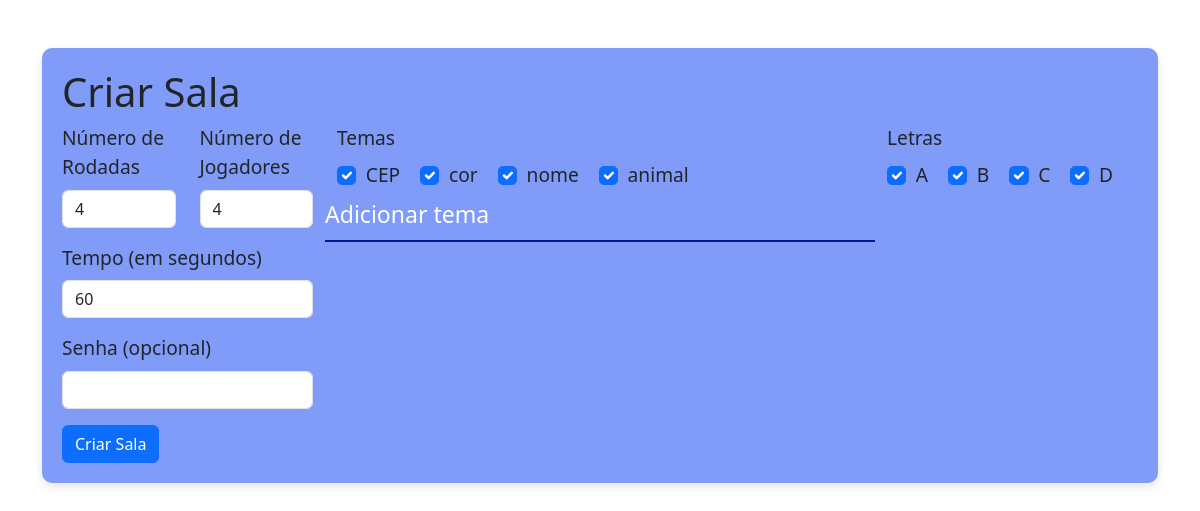
Page /criar_sala on the earlier database version.
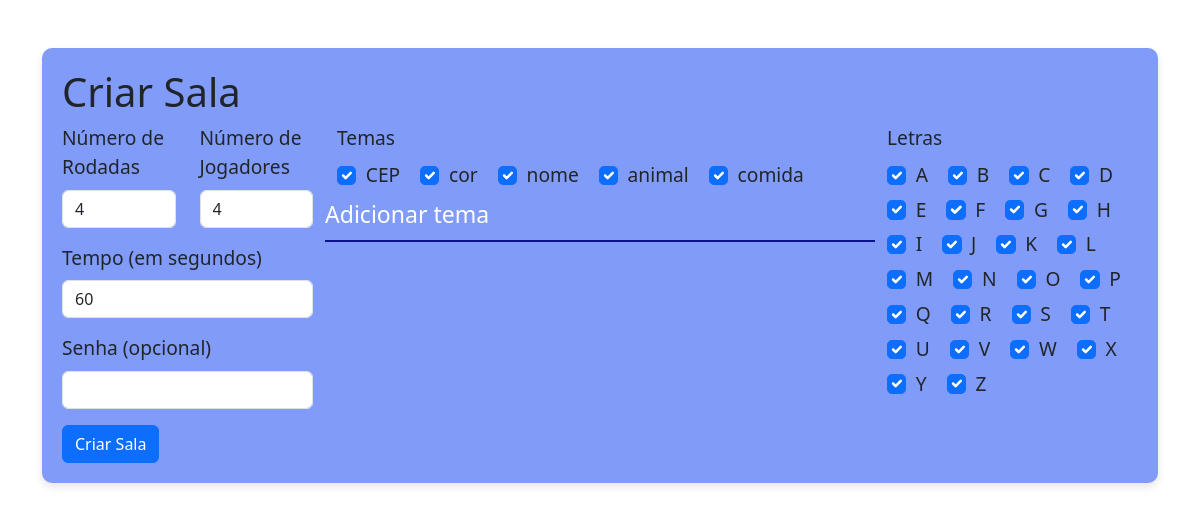
Same page on the later database version.
### app.py (models this page shows, shortened)
class Tema(db.Model):
    id = db.Column(db.Integer, primary_key=True)
    nome = db.Column(db.String(50), nullable=False)

class Letras(db.Model):
    id = db.Column(db.Integer, primary_key=True)
    letra = db.Column(db.String(1), nullable=False)

### app.py (the view, shortened to what this page needs)
@app.route('/criar_sala', methods=['GET', 'POST'])
def criar_sala():
    letras = Letras.query.all()
    temas = Tema.query.all()
    numero_jogadores = [4, 5, 6, 7, 8, 9, 10, 11, 12, 13, 14, 20, 50]
    numero_rodadas = [4, 5, 6, 7, 8, 9, 10, 11, 12, 13, 14, 15, 16, 17, 18]
    tempo = [60, 120, 180]
    return render_template('criar_sala.html', letras=letras, temas=temas , numero_jogadores=numero_jogadores, numero_rodadas=numero_rodadas, tempo=tempo)

### templates/criar_sala.html
{% extends "base.html" %}
{% block content %}
<h1>Criar Sala</h1>
<div class="">
    <form method="POST" action="/criar_sala">
        <div class="row">
            <div class="col-md-3 col-lg-3">
                <div class="row">
                    <div class="col-md-6 col-lg-6">
                        <div class="mb-3">
                            <label for="numero_rodadas" class="form-label">Número de Rodadas</label>
                            <select class="form-control" id="numero_rodadas" name="numero_rodadas">
                                {% for rodada in numero_rodadas %}
                                <option value="{{ rodada }}">{{ rodada }}</option>
                                {% endfor %}
                            </select>
                        </div>
                    </div>
                    <div class="col-md-6 col-lg-6">
                        <div class="mb-3">
                            <label for="numero_jogadores" class="form-label">Número de Jogadores</label>
                            <select class="form-control" id="numero_jogadores" name="numero_jogadores">
                                {% for jogador in numero_jogadores %}
                                <option value="{{ jogador }}">{{ jogador }}</option>
                                {% endfor %}
                            </select>
                        </div>
                    </div>
                </div>
                <div class="row">
                    <div class="mb-3">
                        <label for="tempo" class="form-label">Tempo (em segundos)</label>
                        <select class="form-control" id="tempo" name="tempo">
                            {% for t in tempo %}
                            <option value="{{ t }}">{{ t }}</option>
                            {% endfor %}
                        </select>
                    </div>
                </div>
                <div class="row">
                    <div class="mb-3">
                        <label for="senha" class="form-label">Senha (opcional)</label>
                        <input type="password" class="form-control" id="senha" name="senha">
                    </div>
                </div>
            </div>
            <div class="col-md-6 col-lg-6">
                <div class="row">
                    <label class="form-label d-block">Temas</label>
                    <div class="d-flex flex-wrap gap-1">
                        {% for tema in temas %}
                        <div class="form-check form-check-inline">
                            <input class="form-check-input" checked="checked" type="checkbox" name="temas[]" id="tema_{{ tema.id }}"
                                value="{{ tema.id }}">
                            <label class="form-check-label" for="tema_{{ tema.id }}">
                                {{ tema.nome }}
                            </label>
                        </div>
                        {% endfor %}
                    </div>
                </div>
                <div class="row">
                    <input type="text" class="input-text mb-3" placeholder="Adicionar tema" name="nome_sala"
                        >
                </div>
            </div>
            <div class="col-md-3 col-lg-3">
                    <label class="form-label d-block">Letras</label>
                    <div class="d-flex flex-wrap gap-1">
                        {% for letra in letras %}
                        <div class="form-check form-check-inline">
                            <input class="form-check-input" checked="checked" type="checkbox" name="letras[]" id="letra_{{ letra.id }}"
                                value="{{ letra.id }}">
                            <label class="form-check-label" for="letra_{{ letra.id }}">
                                {{ letra.letra }}
                            </label>
                        </div>
                        {% endfor %}
                    </div>
            </div>
        </div>
        <button type="submit" class="btn btn-primary">Criar Sala</button>
    </form>
</div>
{% endblock %}

### templates/base.html (shortened to what this page needs)
<!DOCTYPE html>
<html lang="pt-BR">
<head>
    <link href="https://cdn.jsdelivr.net/npm/bootstrap@5.3.7/dist/css/bootstrap.min.css" rel="stylesheet">
    <link rel="stylesheet" href="{{ url_for('static', filename='style.css') }}">
</head>
<body>
    <div class="container mt-5">
    <div class="card-principal">
        {% block content %}
        {% endblock %}
    </div>
    </div>
</body>
</html>

### static/style.css (style rules this page uses)
.card-principal { background-color: #819cf8; border-radius: 10px; padding: 20px; font-size: larger; box-shadow: 0 4px 8px rgba(0, 0, 0, 0.1); }
.input-text { border: #819cf8; background-color:#819cf8; border-bottom: 2px solid #09138d; padding: 10px 10px 10px 0px; width: 100%; outline: none; box-shadow: none; background: none; color: white; }
.input-text::placeholder { color: #ffffff; font-size:larger }

Differences in the rows shown:
added Tema: nome "comida"
added Letras: letra "E"
added Letras: letra "F"
added Letras: letra "G"
added Letras: letra "H"
added Letras: letra "I"
added Letras: letra "J"
added Letras: letra "K"
added Letras: letra "L"
added Letras: letra "M"
added Letras: letra "N"
added Letras: letra "O"
added Letras: letra "P"
added Letras: letra "Q"
added Letras: letra "R"
added Letras: letra "S"
added Letras: letra "T"
added Letras: letra "U"
added Letras: letra "V"
added Letras: letra "W"
added Letras: letra "X"
added Letras: letra "Y"
added Letras: letra "Z"
